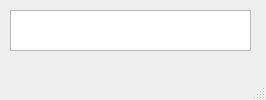
<?xml version="1.0" encoding="UTF-8"?>
<ui version="4.0">
 <class>MainWindow</class>
 <widget class="QMainWindow" name="MainWindow">
  <property name="geometry">
   <rect>
    <x>0</x>
    <y>0</y>
    <width>266</width>
    <height>100</height>
   </rect>
  </property>
  <property name="minimumSize">
   <size>
    <width>266</width>
    <height>100</height>
   </size>
  </property>
  <property name="maximumSize">
   <size>
    <width>266</width>
    <height>100</height>
   </size>
  </property>
  <property name="windowTitle">
   <string>MainWindow</string>
  </property>
  <widget class="QWidget" name="centralwidget">
   <widget class="QPlainTextEdit" name="plainTextEdit">
    <property name="geometry">
     <rect>
      <x>10</x>
      <y>10</y>
      <width>241</width>
      <height>41</height>
     </rect>
    </property>
   </widget>
  </widget>
  <widget class="QMenuBar" name="menubar">
   <property name="geometry">
    <rect>
     <x>0</x>
     <y>0</y>
     <width>266</width>
     <height>21</height>
    </rect>
   </property>
  </widget>
  <widget class="QStatusBar" name="statusbar"/>
 </widget>
 <resources/>
 <connections/>
</ui>
